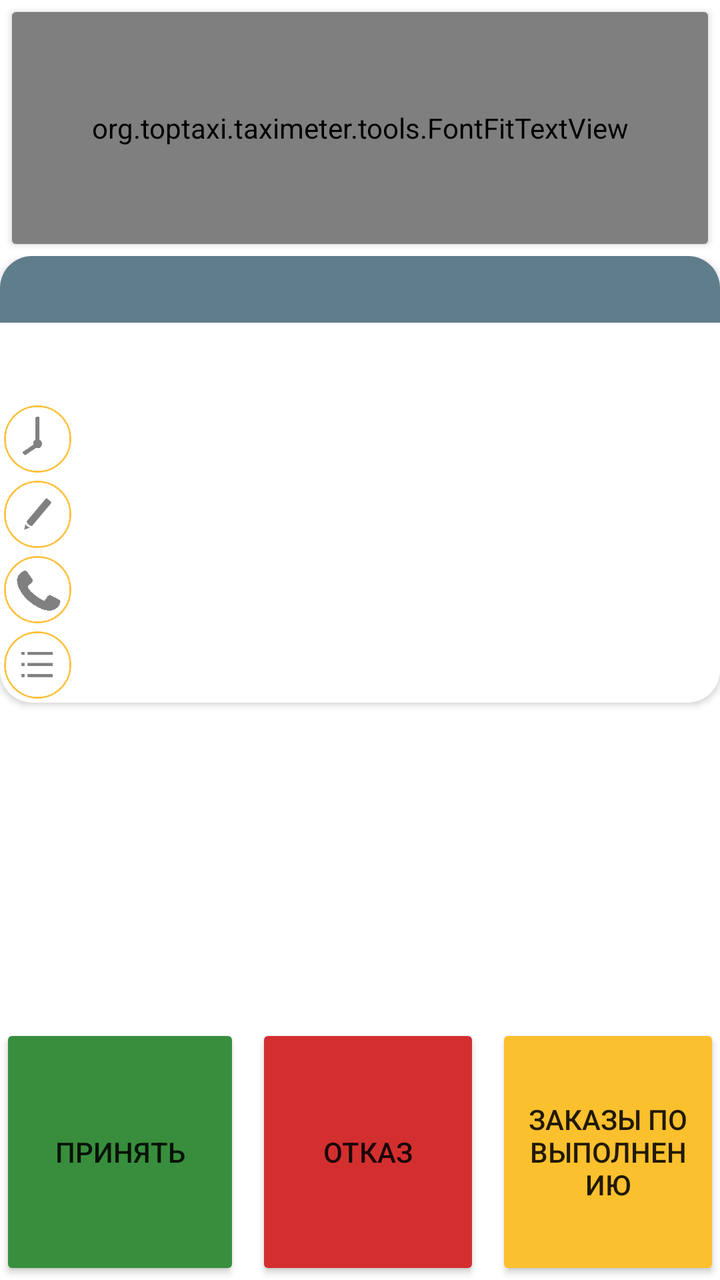
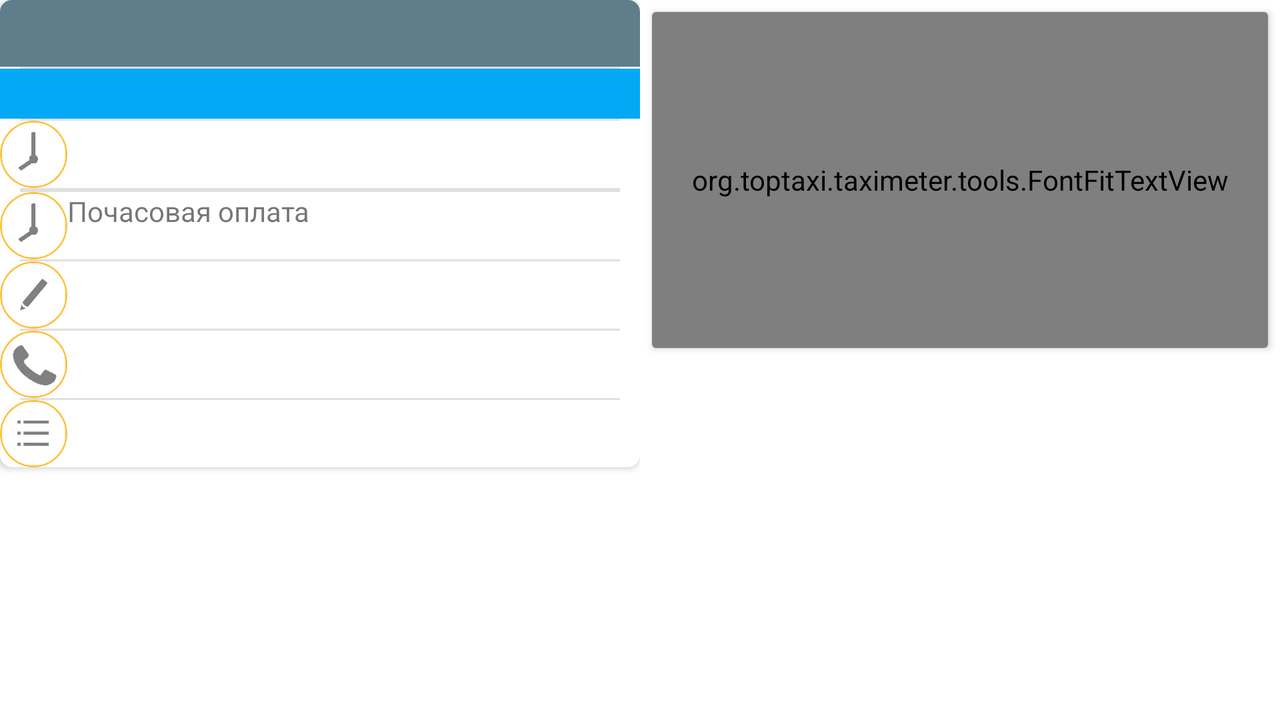

First picture: res/layout/ on a phone held upright. Second picture: the repository's own variant of that layout, on a device whose configuration matches the variant's folder. Source for both follows.
<!-- AndroidManifest.xml: application theme AppTheme -->
<!-- res/layout/frg_cur_order.xml -->
<?xml version="1.0" encoding="utf-8"?>
<LinearLayout xmlns:android="http://schemas.android.com/apk/res/android"
    xmlns:tools="http://schemas.android.com/tools"
    android:orientation="vertical"
android:layout_width="match_parent"
android:layout_height="match_parent">
    <androidx.cardview.widget.CardView
        android:layout_width="match_parent"
        android:layout_height="match_parent"
        android:layout_margin="@dimen/button_margin"
        android:layout_weight="4">
        <org.toptaxi.taximeter.tools.FontFitTextView
            android:layout_width="match_parent"
            android:layout_height="match_parent"
            android:gravity="center"
            android:id="@+id/tvCurOrderClientPrice"
            android:textSize="2000dp"
            android:text="sad" />
    </androidx.cardview.widget.CardView>
    <ScrollView
        android:layout_width="match_parent"
        android:layout_height="match_parent"
        android:layout_weight="2">
        <include layout="@layout/inc_cur_order_info"/>
    </ScrollView>


    <LinearLayout
        android:layout_width="match_parent"
        android:layout_height="match_parent"
        android:orientation="horizontal"
        android:layout_weight="4">

        <Button
            android:layout_width="match_parent"
            android:layout_height="match_parent"
            android:text="Принять"
            android:id="@+id/btnCurOrderMainAction"
            android:backgroundTint="@color/primaryGreenDark"
            android:layout_weight="1" />

        <Button
            android:id="@+id/btnCurOrderAction"
            android:layout_width="match_parent"
            android:layout_height="match_parent"
            android:layout_marginStart="@dimen/button_radius"
            android:layout_weight="1"
            android:backgroundTint="@color/primaryRedDark"
            android:text="Отказ"
            tools:visibility="gone" />

        <Button
            android:id="@+id/btnCurOrderCompleteOrders"
            android:layout_width="match_parent"
            android:layout_height="match_parent"
            android:layout_marginStart="@dimen/button_radius"
            android:layout_weight="1"
            android:backgroundTint="@color/primaryYellowDark"
            android:text="Заказы по выполнению"
            tools:visibility="gone" />
    </LinearLayout>



</LinearLayout>
<!-- res/layout/inc_cur_order_info.xml (included above) -->
<?xml version="1.0" encoding="utf-8"?>
<androidx.cardview.widget.CardView
    xmlns:app="http://schemas.android.com/apk/res-auto"
    xmlns:android="http://schemas.android.com/apk/res/android"
    android:layout_width="match_parent"
    android:layout_height="wrap_content"
    app:cardCornerRadius="16dp">

    <LinearLayout
        android:layout_width="match_parent"
        android:layout_height="wrap_content"
        android:orientation="vertical">
        <LinearLayout
            android:layout_width="match_parent"
            android:layout_height="wrap_content"
            android:orientation="horizontal"
            android:background="@color/colorPrimary"
            android:id="@+id/llCurOrderTitleEx">
            <TextView
                android:layout_width="match_parent"
                android:layout_height="wrap_content"
                android:textAppearance="?android:attr/textAppearanceLarge"
                android:id="@+id/tvCurOrderStateName"
                android:layout_margin="@dimen/tv_route_point_margin"
                android:maxLines="1"
                android:layout_weight="1"/>

            <LinearLayout
                android:layout_width="match_parent"
                android:layout_height="wrap_content"
                android:layout_gravity="center"
                android:gravity="center"
                android:layout_weight="1">

                <TextView
                    android:layout_width="match_parent"
                    android:layout_height="wrap_content"
                    android:layout_gravity="center"
                    android:gravity="end|center"
                    android:textAppearance="?android:attr/textAppearanceLarge"
                    android:id="@+id/tvCurOrderTimer"
                    android:layout_margin="@dimen/tv_route_point_margin"
                    android:maxLines="1"/>
            </LinearLayout>
        </LinearLayout>

        <LinearLayout
            android:layout_width="match_parent"
            android:layout_height="wrap_content"
            android:orientation="horizontal"
            android:id="@+id/llCurOrderTitle">
            <TextView
                android:layout_width="match_parent"
                android:layout_height="wrap_content"
                android:id="@+id/tvCurOrderPayType"
                android:textAppearance="?android:attr/textAppearanceLarge"
                android:layout_margin="@dimen/tv_route_point_margin"
                android:maxLines="1"
                android:layout_weight="1" />
            <TextView
                android:layout_width="match_parent"
                android:layout_height="wrap_content"
                android:id="@+id/tvCurOrderPayPercent"
                android:textAppearance="?android:attr/textAppearanceLarge"
                android:layout_margin="@dimen/tv_route_point_margin"
                android:maxLines="1"
                android:layout_weight="1" />
            <LinearLayout
                android:layout_width="match_parent"
                android:layout_height="wrap_content"
                android:layout_gravity="center"
                android:gravity="center"
                android:padding="3dp"
                android:layout_weight="1">

                <TextView
                    android:layout_width="match_parent"
                    android:layout_height="wrap_content"
                    android:layout_gravity="center"
                    android:gravity="end|center"
                    android:textAppearance="?android:attr/textAppearanceLarge"
                    android:id="@+id/tvCurOrderCalcType"
                    android:layout_margin="@dimen/tv_route_point_margin"
                    android:maxLines="1"/>
            </LinearLayout>
        </LinearLayout>
        <TextView
            android:layout_width="match_parent"
            android:layout_height="wrap_content"
            android:textAppearance="?android:attr/textAppearanceLarge"
            android:layout_margin="@dimen/tv_route_point_margin"
            android:id="@+id/tvCurOrderDate"
            app:drawableStartCompat="@mipmap/ic_conformation_time" />

        <androidx.recyclerview.widget.RecyclerView
            android:layout_width="match_parent"
            android:layout_height="wrap_content"
            android:id="@+id/rvCurOrderRoutePoints"/>

        <TextView
            android:layout_width="match_parent"
            android:layout_height="wrap_content"
            android:textAppearance="?android:attr/textAppearanceLarge"
            android:layout_margin="@dimen/tv_route_point_margin"
            android:id="@+id/tvCurOrderNote"
            app:drawableStartCompat="@mipmap/ic_conformation_note" />
        <TextView
            android:layout_width="match_parent"
            android:layout_height="wrap_content"
            android:textAppearance="?android:attr/textAppearanceLarge"
            android:layout_margin="@dimen/tv_route_point_margin"
            android:id="@+id/tvCurOrderPhone"
            app:drawableStartCompat="@mipmap/ic_conformation_phone" />
        <TextView
            android:layout_width="match_parent"
            android:layout_height="wrap_content"
            android:textAppearance="?android:attr/textAppearanceLarge"
            android:layout_margin="@dimen/tv_route_point_margin"
            android:id="@+id/tvCurOrderDispatchingName"
            app:drawableStartCompat="@mipmap/ic_conformation_dispatching" />
    </LinearLayout>


</androidx.cardview.widget.CardView>
<!-- resources referenced by this layout -->
<resources>
  <color name="colorPrimary">#607D8B</color>
  <color name="primaryGreenDark">#388E3C</color>
  <color name="primaryRedDark">#d32f2f</color>
  <color name="primaryYellowDark">#FBC02D</color>
  <dimen name="button_margin">6dp</dimen>
  <dimen name="button_radius">8dp</dimen>
  <dimen name="tv_route_point_margin">2dp</dimen>
  <!-- mipmap ic_conformation_dispatching: png bitmap (mipmap-hdpi, 1612 bytes) -->
  <!-- mipmap ic_conformation_note: png bitmap (mipmap-hdpi, 1799 bytes) -->
  <!-- mipmap ic_conformation_phone: png bitmap (mipmap-hdpi, 2100 bytes) -->
  <!-- mipmap ic_conformation_time: png bitmap (mipmap-hdpi, 1677 bytes) -->
  <style name="AppTheme" parent="Theme.MaterialComponents.DayNight">
          <item name="colorPrimary">@color/colorPrimary</item>
          <item name="colorPrimaryDark">@color/colorPrimaryDark</item>
          <item name="colorAccent">@color/colorAccent</item>
          <item name="bottomSheetDialogTheme">@style/CustomBottomSheetDialog</item>
      </style>
  <color name="colorPrimaryDark">#37474F</color>
  <color name="colorAccent">#03a9f4</color>
  <style name="CustomBottomSheetDialog" parent="@style/ThemeOverlay.MaterialComponents.BottomSheetDialog">
          <item name="android:windowIsFloating">false</item>
          <item name="bottomSheetStyle">@style/CustomBottomSheet</item>
          <item name="android:windowSoftInputMode">adjustResize</item>
      </style>
  <style name="CustomBottomSheet" parent="Widget.MaterialComponents.BottomSheet">
          <item name="shapeAppearanceOverlay">@style/CustomShapeAppearanceBottomSheetDialog</item>
      </style>
  <style name="CustomShapeAppearanceBottomSheetDialog" parent="">
          <item name="cornerFamily">rounded</item>
          <item name="cornerSizeTopRight">16dp</item>
          <item name="cornerSizeTopLeft">16dp</item>
          <item name="cornerSizeBottomRight">0dp</item>
          <item name="cornerSizeBottomLeft">0dp</item>
      </style>
</resources>
<!-- res/layout-land/frg_cur_order.xml (the author's variant of the layout above) -->
<!-- drawn on the phone turned sideways -->
<?xml version="1.0" encoding="utf-8"?>
<LinearLayout xmlns:android="http://schemas.android.com/apk/res/android"
    android:orientation="horizontal"
    android:layout_width="match_parent"
    android:layout_height="match_parent">
    <LinearLayout
        android:layout_width="match_parent"
        android:layout_height="match_parent"
        android:orientation="vertical"
        android:layout_weight="1">
        <ScrollView
            android:layout_width="match_parent"
            android:layout_height="match_parent"
            android:layout_weight="2">
            <include layout="@layout/card_view_order_data"/>
        </ScrollView>



    </LinearLayout>

    <LinearLayout
        android:layout_width="match_parent"
        android:layout_height="match_parent"
        android:orientation="vertical"
        android:layout_weight="1">
        <androidx.cardview.widget.CardView
            android:layout_width="match_parent"
            android:layout_height="match_parent"
            android:layout_margin="@dimen/button_margin"
            android:layout_weight="1">
            <org.toptaxi.taximeter.tools.FontFitTextView
                android:layout_width="match_parent"
                android:layout_height="match_parent"
                android:gravity="center"
                android:id="@+id/tvCurOrderClientPrice"
                android:textSize="2000dp"
                android:text="sad" />
        </androidx.cardview.widget.CardView>

        <LinearLayout
            android:layout_width="match_parent"
            android:layout_height="match_parent"
            android:orientation="vertical"
            android:layout_weight="1">
            <Button
                android:layout_width="match_parent"
                android:layout_height="match_parent"
                android:text="Принять"
                android:id="@+id/btnCurOrderMainAction"
                android:singleLine="true"
                style="@style/MainButton"
                android:layout_weight="1" />

            <Button
                android:id="@+id/btnCurOrderAction"
                style="@style/MainButton"
                android:layout_width="match_parent"
                android:layout_height="match_parent"
                android:layout_weight="1"
                android:backgroundTint="@color/primaryRedDark"
                android:singleLine="true"
                android:text="Отказ"
                android:visibility="gone" />

            <Button
                android:id="@+id/btnCurOrderCompleteOrders"
                style="@style/MainButton"
                android:layout_width="match_parent"
                android:layout_height="match_parent"
                android:layout_weight="1"
                android:backgroundTint="@color/primaryYellowDark"
                android:text="Заказы по выполнению"
                android:visibility="gone" />

        </LinearLayout>

    </LinearLayout>

</LinearLayout>
<!-- res/layout/card_view_order_data.xml (included above) -->
<?xml version="1.0" encoding="utf-8"?>
<androidx.cardview.widget.CardView
    xmlns:app="http://schemas.android.com/apk/res-auto"
    xmlns:android="http://schemas.android.com/apk/res/android"
    android:layout_width="match_parent"
    android:layout_height="wrap_content"
    app:cardCornerRadius="@dimen/card_view_corner_radius"
    android:layout_margin="@dimen/main_margin_padding">

    <LinearLayout
        android:layout_width="match_parent"
        android:layout_height="wrap_content"
        android:orientation="vertical"
        android:divider="?android:listDivider"
        android:dividerPadding="10dp"
        android:showDividers="middle">

        <LinearLayout
            android:id="@+id/llCurOrderTitleEx"
            android:layout_width="match_parent"
            android:layout_height="wrap_content"
            android:background="@color/colorPrimary"
            android:orientation="horizontal">

            <TextView
                android:id="@+id/tvCurOrderStateName"
                android:layout_width="match_parent"
                android:layout_height="wrap_content"
                android:layout_margin="@dimen/tv_route_point_margin"
                android:layout_weight="1"
                android:maxLines="1"
                android:textAppearance="?android:attr/textAppearanceLarge" />

            <LinearLayout
                android:layout_width="match_parent"
                android:layout_height="wrap_content"
                android:layout_gravity="center"
                android:layout_weight="2"
                android:gravity="center">

                <TextView
                    android:id="@+id/tvCurOrderTimer"
                    android:layout_width="wrap_content"
                    android:layout_height="wrap_content"
                    android:layout_gravity="center"
                    android:layout_margin="@dimen/tv_route_point_margin"
                    android:gravity="end|center"
                    android:maxLines="1"
                    android:textAppearance="?android:attr/textAppearanceLarge" />
            </LinearLayout>
        </LinearLayout>

        <LinearLayout
            android:layout_width="match_parent"
            android:layout_height="wrap_content"
            android:orientation="horizontal"
            android:background="@color/colorAccent"
            android:id="@+id/llOrderDataTitle">
            <TextView
                style="@style/OrderDataTextView"
                android:id="@+id/tvOrderDataDistance"
                android:layout_width="match_parent"
                android:layout_height="wrap_content"
                android:maxLines="1"
                android:layout_weight="1"/>
            <TextView
                style="@style/OrderDataTextView"
                android:id="@+id/tvOrderDataPayment"
                android:layout_width="match_parent"
                android:layout_height="wrap_content"
                android:maxLines="1"
                android:layout_weight="1" />
            <TextView
                style="@style/OrderDataTextView"
                android:id="@+id/tvOrderDataDispatchingCommission"
                android:layout_width="match_parent"
                android:layout_height="wrap_content"
                android:maxLines="1"
                android:layout_weight="1" />
            <LinearLayout
                android:layout_width="match_parent"
                android:layout_height="wrap_content"
                android:layout_gravity="center"
                android:gravity="center"
                android:padding="3dp"
                android:layout_weight="1">

                <TextView
                    style="@style/OrderDataTextView"
                    android:id="@+id/tvOrderDataCost"
                    android:layout_width="match_parent"
                    android:layout_height="wrap_content"
                    android:layout_gravity="center"
                    android:maxLines="1"
                    android:gravity="end|center"/>
            </LinearLayout>
        </LinearLayout>
        <TextView
            style="@style/OrderDataTextView"
            android:id="@+id/tvOrderDataWorkDate"
            android:layout_width="match_parent"
            android:layout_height="wrap_content"
            app:drawableStartCompat="@mipmap/ic_conformation_time" />

        <androidx.recyclerview.widget.RecyclerView
            android:layout_width="match_parent"
            android:layout_height="wrap_content"
            android:id="@+id/rvOrderDataRoutePoints"/>

        <TextView
            style="@style/OrderDataTextView"
            android:id="@+id/tvOrderDataIsHour"
            android:layout_width="match_parent"
            android:layout_height="wrap_content"
            android:text="Почасовая оплата"
            android:singleLine="true"
            app:drawableStartCompat="@mipmap/ic_conformation_time"
            app:drawableEndCompat="@drawable/baseline_help_24"/>
        <TextView
            style="@style/OrderDataTextView"
            android:id="@+id/tvOrderDataNote"
            android:layout_width="match_parent"
            android:layout_height="wrap_content"
            app:drawableStartCompat="@mipmap/ic_conformation_note" />
        <TextView
            style="@style/OrderDataTextView"
            android:id="@+id/tvOrderDataClientPhone"
            android:layout_width="match_parent"
            android:layout_height="wrap_content"
            android:singleLine="true"
            app:drawableStartCompat="@mipmap/ic_conformation_phone" />
        <TextView
            style="@style/OrderDataTextView"
            android:id="@+id/tvOrderDataDispatchingName"
            android:layout_width="match_parent"
            android:layout_height="wrap_content"
            android:singleLine="true"
            app:drawableStartCompat="@mipmap/ic_conformation_dispatching" />
    </LinearLayout>

</androidx.cardview.widget.CardView>
<!-- resources referenced by the variant -->
<!-- as the phone turned sideways resolves them -->
<resources>
  <color name="colorAccent">#03a9f4</color>
  <color name="colorPrimary">#607D8B</color>
  <color name="primaryRedDark">#d32f2f</color>
  <color name="primaryYellowDark">#FBC02D</color>
  <dimen name="button_margin">6dp</dimen>
  <dimen name="card_view_corner_radius">6dp</dimen>
  <dimen name="tv_route_point_margin">2dp</dimen>
  <!-- mipmap ic_conformation_dispatching: png bitmap (mipmap-hdpi, 1612 bytes) -->
  <!-- mipmap ic_conformation_note: png bitmap (mipmap-hdpi, 1799 bytes) -->
  <!-- mipmap ic_conformation_phone: png bitmap (mipmap-hdpi, 2100 bytes) -->
  <!-- mipmap ic_conformation_time: png bitmap (mipmap-hdpi, 1677 bytes) -->
  <style name="MainButton" parent="Widget.MaterialComponents.Button">
          <item name="cornerRadius">@dimen/button_radius</item>
          <item name="android:textAppearance">?android:attr/textAppearanceLarge</item>
          <item name="android:textAllCaps">false</item>
          <item name="android:backgroundTint">@color/primaryGreenDark</item>
          <item name="android:insetTop">0dp</item>
          <item name="android:insetBottom">0dp</item>
          <item name="android:singleLine">true</item>
      </style>&gt;
  <style name="AppTheme" parent="Theme.MaterialComponents.DayNight">
          <item name="colorPrimary">@color/colorPrimary</item>
          <item name="colorPrimaryDark">@color/colorPrimaryDark</item>
          <item name="colorAccent">@color/colorAccent</item>
          <item name="bottomSheetDialogTheme">@style/CustomBottomSheetDialog</item>
      </style>
  <dimen name="button_radius">8dp</dimen>
  <color name="primaryGreenDark">#388E3C</color>
  <color name="colorPrimaryDark">#37474F</color>
  <style name="CustomBottomSheetDialog" parent="@style/ThemeOverlay.MaterialComponents.BottomSheetDialog">
          <item name="android:windowIsFloating">false</item>
          <item name="bottomSheetStyle">@style/CustomBottomSheet</item>
          <item name="android:windowSoftInputMode">adjustResize</item>
      </style>
  <style name="CustomBottomSheet" parent="Widget.MaterialComponents.BottomSheet">
          <item name="shapeAppearanceOverlay">@style/CustomShapeAppearanceBottomSheetDialog</item>
      </style>
  <style name="CustomShapeAppearanceBottomSheetDialog" parent="">
          <item name="cornerFamily">rounded</item>
          <item name="cornerSizeTopRight">16dp</item>
          <item name="cornerSizeTopLeft">16dp</item>
          <item name="cornerSizeBottomRight">0dp</item>
          <item name="cornerSizeBottomLeft">0dp</item>
      </style>
</resources>
